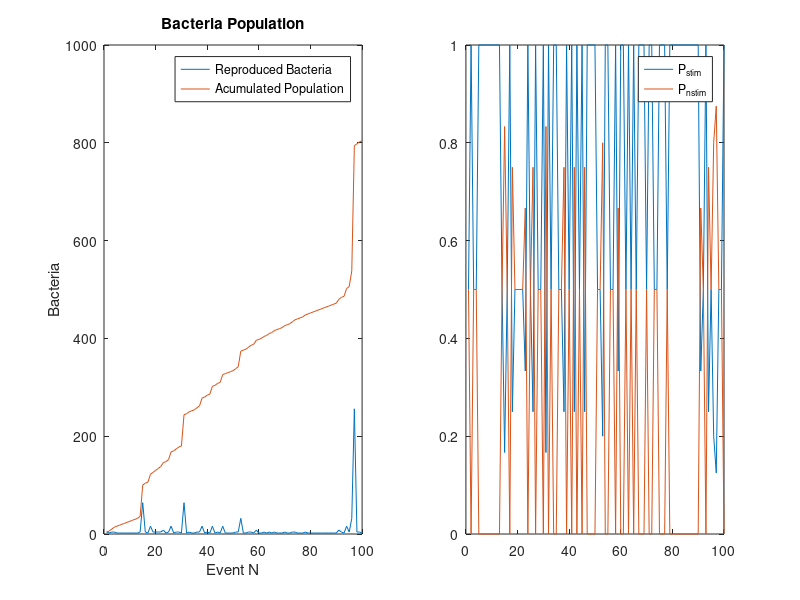

This chart was generated by the following MATLAB code:
%% Actividad 2
%Metodos estocasticos; Equipo 3
%El siguiente MATLAB_SCRIPT, simula el crecimiento poblacional de una
%bacteria que mediante n estimulos (el ultimo es el exitoso, 
%su poblacion crece 2^n. El programa calcula los valores esperados.
clear
clc
%% Define General Parameters
N=100;              %Number of events
MS=linspace(1,N,N); %Muestral space
bact=zeros(N,1);    %Preallocate population
pop=zeros(N,1);     %Preallocate Acumulated

%% Random Sampling 
for j=1:N
    count=0;            %Initialize count
    stim=0;             %Initialize Stimulant
    cstim=0;            %Initialize Stimulant Events
    cnstim=0;           %Initialize Non Reproduced event
    
    while stim==0
        stim=round(rand);   %Determine if a stim was generated(1) or no (0)
        count=count+1;      %Stimulate switch counter 
        if stim==1
            cstim=cstim+1;      %Counter stimulant
            P_stim(j)=1/count;  %Probability of stimulation
            bact(j)=2^count;    %Bacteria created
            pop(j)=sum(bact);   %Population
        end
    end
    P_nstim(j)=1-P_stim(j);   %Probability of non stimulation
    Eval(j)=bact(j)*P_stim(j)';
end
Ex_Val=sum(Eval)/N;

%% Print Results
fprintf("Your expected value for any set of clicks in a single event (BACTERIA) is:%1.4f\n",Ex_Val)

%% Visualization
subplot(1,2,1)
plot(MS,bact,MS,pop)
title("Bacteria Population")
xlabel("Event N")
ylabel("Bacteria")
legend("Reproduced Bacteria","Acumulated Population")
hold on
subplot(1,2,2)
title("Probabilities of events")
plot([1:length(P_stim)],P_stim,[1:length(P_nstim)],P_nstim)
legend("P_{stim}","P_{nstim}")
hold off